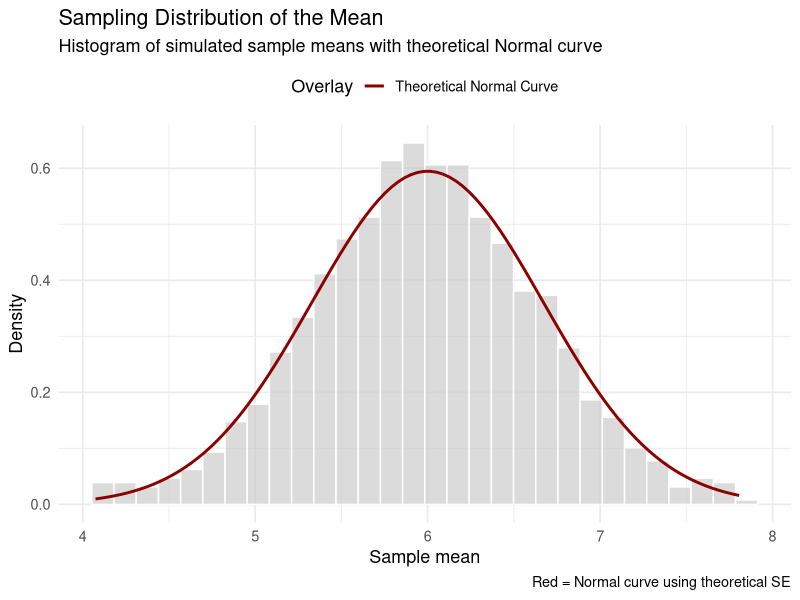
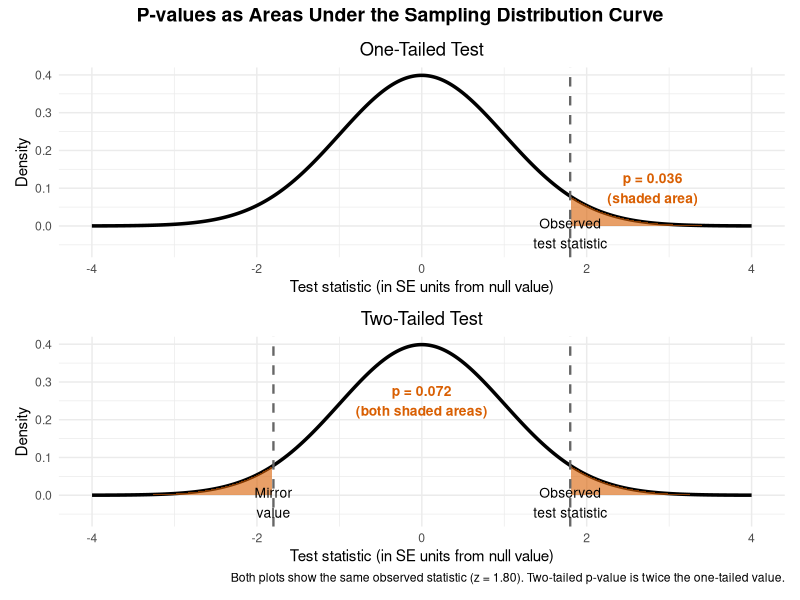
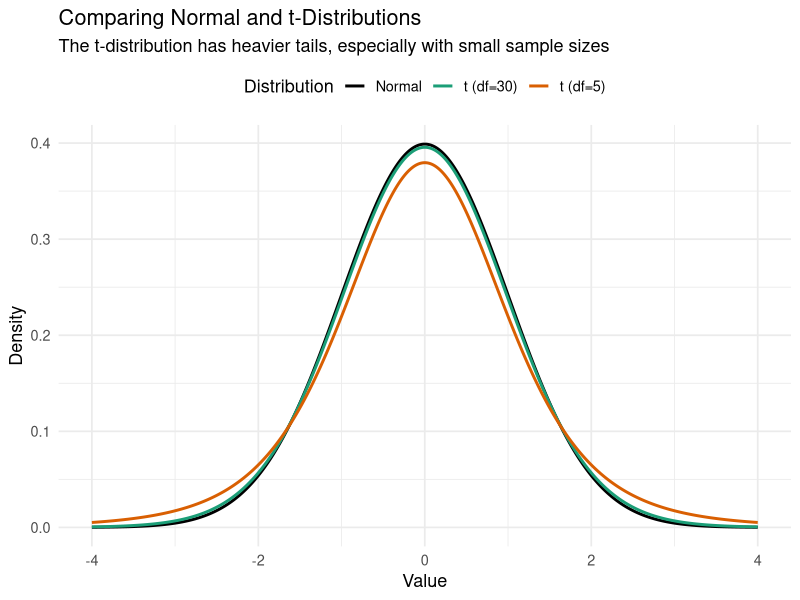
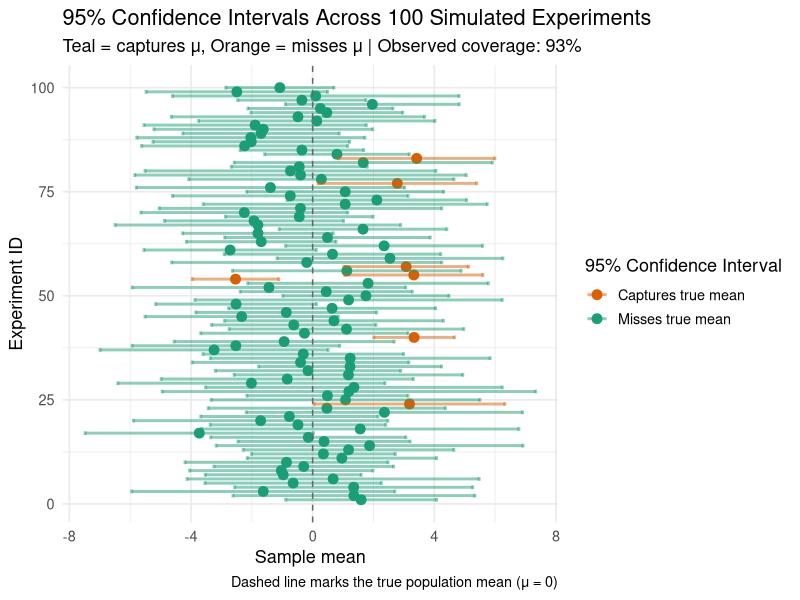
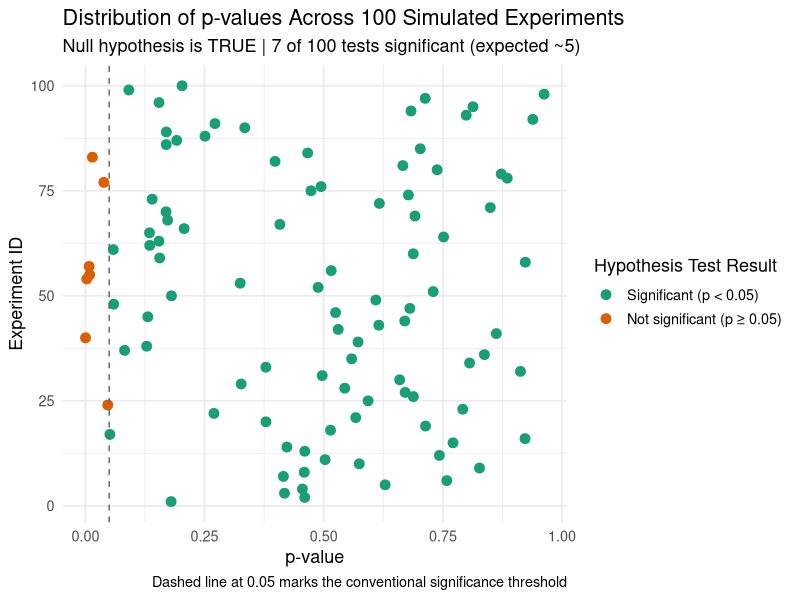
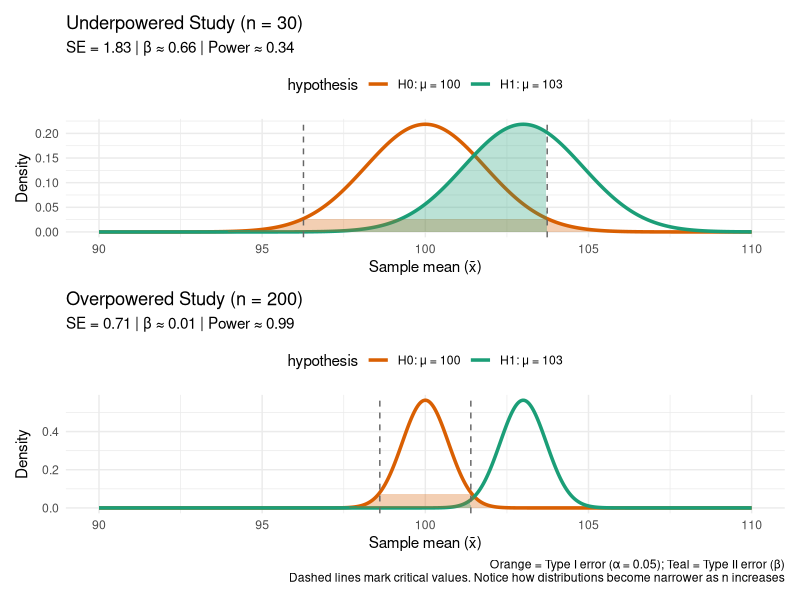
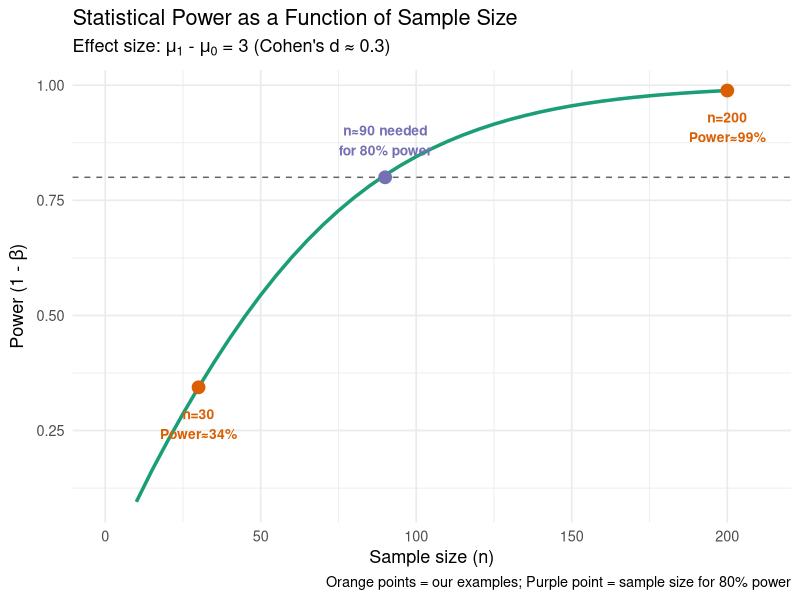

Write R code to recreate these figures, in order.
## ---- chunk 1
library(tidyverse)

set.seed(123)
n <- 20
true_mu <- 6
true_sd <- 3

sample_means <- replicate(1000, mean(rnorm(n, true_mu, true_sd)))
se_theoretical <- true_sd / sqrt(n)

df <- tibble(x = sample_means)

ggplot(df, aes(x = x)) +
  geom_histogram(aes(y = after_stat(density)), bins = 30, fill = "grey80", 
                 color = "white", alpha = 0.7) +
  stat_function(fun = dnorm, args = list(mean = true_mu, sd = se_theoretical),
                aes(color = "Theoretical Normal Curve"), linewidth = 1) +
  scale_color_manual(name = "Overlay", values = c("Theoretical Normal Curve" = "darkred")) +
  labs(
    title = "Sampling Distribution of the Mean",
    subtitle = "Histogram of simulated sample means with theoretical Normal curve",
    x = "Sample mean",
    y = "Density",
    caption = "Red = Normal curve using theoretical SE"
  ) +
  theme_minimal(base_size = 13) +
  theme(legend.position = "top")
## ---- chunk 2
#| fig-height: 6
library(ggplot2)
library(patchwork)
library(dplyr)

# Observed test statistic
obs_stat <- 1.8

# Create normal distribution data
x <- seq(-4, 4, length.out = 400)
y <- dnorm(x)
df_full <- data.frame(x, y)

# Subsets for shading
df_right <- df_full %>% filter(x >= obs_stat)
df_left  <- df_full %>% filter(x <= -obs_stat)

# Calculate p-values
p_one <- pnorm(obs_stat, lower.tail = FALSE)
p_two <- 2 * p_one

# One-tailed plot
p1 <- ggplot(df_full, aes(x, y)) +
  geom_line(linewidth = 1.2, color = "black") +
  geom_area(data = df_right, aes(x, y), fill = "#d95f02", alpha = 0.6) +
  geom_vline(xintercept = obs_stat, linetype = "dashed", color = "grey40", linewidth = 0.8) +
  annotate("text", x = obs_stat, y = -0.02, 
           label = "Observed\ntest statistic", size = 3.5, hjust = 0.5) +
  annotate("text", x = 2.8, y = 0.1, 
           label = sprintf("p = %.3f\n(shaded area)", p_one), 
           size = 3.5, color = "#d95f02", fontface = "bold") +
  scale_y_continuous(expand = expansion(mult = c(0.15, 0.05))) +
  labs(title = "One-Tailed Test",
       x = "Test statistic (in SE units from null value)", 
       y = "Density") +
  theme_minimal(base_size = 11) +
  theme(plot.title = element_text(hjust = 0.5))

# Two-tailed plot
p2 <- ggplot(df_full, aes(x, y)) +
  geom_line(linewidth = 1.2, color = "black") +
  geom_area(data = df_right, aes(x, y), fill = "#d95f02", alpha = 0.6) +
  geom_area(data = df_left, aes(x, y), fill = "#d95f02", alpha = 0.6) +
  geom_vline(xintercept = c(-obs_stat, obs_stat), 
             linetype = "dashed", color = "grey40", linewidth = 0.8) +
  annotate("text", x = obs_stat, y = -0.02, 
           label = "Observed\ntest statistic", size = 3.5, hjust = 0.5) +
  annotate("text", x = -obs_stat, y = -0.02, 
           label = "Mirror\nvalue", size = 3.5, hjust = 0.5) +
  annotate("text", x = 0, y = 0.25, 
           label = sprintf("p = %.3f\n(both shaded areas)", p_two), 
           size = 3.5, color = "#d95f02", fontface = "bold") +
  scale_y_continuous(expand = expansion(mult = c(0.15, 0.05))) +
  labs(title = "Two-Tailed Test",
       x = "Test statistic (in SE units from null value)", 
       y = "Density",
       caption = sprintf(
    "Both plots show the same observed statistic (z = %.2f). Two-tailed p-value is twice the one-tailed value.",
    obs_stat
  )) +
  theme_minimal(base_size = 11) +
  theme(plot.title = element_text(hjust = 0.5))

# Combine plots
p1 / p2 + plot_annotation(
  title = "P-values as Areas Under the Sampling Distribution Curve",
  theme = theme(plot.title = element_text(size = 14, face = "bold", hjust = 0.5))
)
## ---- chunk 3
# Compare normal vs t-distribution
x <- seq(-4, 4, length.out = 500)
df_compare <- tibble(
  x = x,
  Normal = dnorm(x),
  `t (df=5)` = dt(x, df = 5),
  `t (df=30)` = dt(x, df = 30)
) %>%
  pivot_longer(cols = -x, names_to = "distribution", values_to = "density")

ggplot(df_compare, aes(x = x, y = density, color = distribution)) +
  geom_line(linewidth = 1) +
  labs(
    title = "Comparing Normal and t-Distributions",
    subtitle = "The t-distribution has heavier tails, especially with small sample sizes",
    x = "Value",
    y = "Density",
    color = "Distribution"
  ) +
  scale_color_manual(values = c("Normal" = "black", "t (df=5)" = "#d95f02", "t (df=30)" = "#1b9e77")) +
  theme_minimal(base_size = 13) +
  theme(legend.position = "top")
## ---- chunk 4
simulation <- function(n, mu, stdev) {
  s <- rnorm(n, mu, stdev)
  sample_mean <- mean(s)
  sample_sd <- sd(s)
  sample_se <- sample_sd / sqrt(n)
  confint_95 <- qt(0.975, df = n - 1) * sample_se
  tibble(
    n = n,
    sample_mean = sample_mean,
    sample_sd = sample_sd,
    sample_se = sample_se,
    confint_95 = confint_95,
    lower_bound = sample_mean - confint_95,
    upper_bound = sample_mean + confint_95,
    contains_mu = mu >= sample_mean - confint_95 & mu <= sample_mean + confint_95
  )
}

set.seed(777)
n <- 10; mu <- 0; stdev <- 5
sim <- 100
draws <- map(1:sim, ~ simulation(n, mu, stdev)) %>% 
  bind_rows() %>% 
  mutate(experiment_id = 1:sim)

coverage <- mean(draws$contains_mu)

ggplot(draws, aes(x = sample_mean, y = experiment_id, color = contains_mu)) + 
  geom_point(size = 3) + 
  geom_errorbarh(aes(xmin = lower_bound, xmax = upper_bound), linewidth = 1, alpha = 0.5) + 
  geom_vline(xintercept = mu, linetype = "dashed", color = "grey40") +
  scale_color_manual(
    name = "95% Confidence Interval",
    values = c("TRUE" = "#1b9e77", "FALSE" = "#d95f02"),
    labels = c("Captures true mean", "Misses true mean")
  ) +
  labs(
    title = "95% Confidence Intervals Across 100 Simulated Experiments",
    subtitle = sprintf("Teal = captures μ, Orange = misses μ | Observed coverage: %.0f%%", 
                      coverage * 100),
    x = "Sample mean",
    y = "Experiment ID",
    caption = "Dashed line marks the true population mean (μ = 0)"
  ) +
  theme_minimal(base_size = 13) +
  theme(legend.position = "right")
## ---- chunk 5
draws <- draws %>%
  mutate(
    t_statistic = (sample_mean - mu) / sample_se,
    p_value = 2 * (1 - pt(abs(t_statistic), df = n - 1)),
    significant = p_value < 0.05
  )

n_significant <- sum(draws$significant)

ggplot(draws, aes(x = p_value, y = experiment_id, color = significant)) + 
  geom_point(size = 3) + 
  geom_vline(xintercept = 0.05, linetype = "dashed", color = "grey40") +
  scale_color_manual(
    name = "Hypothesis Test Result",
    values = c("TRUE" = "#d95f02", "FALSE" = "#1b9e77"),
    labels = c("Significant (p < 0.05)", "Not significant (p ≥ 0.05)")
  ) +
  labs(
    title = "Distribution of p-values Across 100 Simulated Experiments",
    subtitle = sprintf("Null hypothesis is TRUE | %d of 100 tests significant (expected ~5)", 
                      n_significant),
    x = "p-value",
    y = "Experiment ID",
    caption = "Dashed line at 0.05 marks the conventional significance threshold"
  ) +
  theme_minimal(base_size = 13) +
  theme(legend.position = "right")
## ---- chunk 6
#| fig-height: 8
set.seed(42)

# Function to create error/power plot data
create_error_plot_data <- function(n, mu_null = 100, mu_alt = 103, 
                                   sd_pop = 10, alpha = 0.05) {
  se <- sd_pop / sqrt(n)
  t_crit <- qt(1 - alpha / 2, df = n - 1)
  lower_crit <- mu_null - t_crit * se
  upper_crit <- mu_null + t_crit * se
  
  x_vals <- seq(90, 110, length.out = 500)
  null_dist <- dnorm(x_vals, mean = mu_null, sd = se)
  alt_dist  <- dnorm(x_vals, mean = mu_alt, sd = se)
  
  # Calculate beta
  beta <- pnorm(upper_crit, mean = mu_alt, sd = se) - 
          pnorm(lower_crit, mean = mu_alt, sd = se)
  power <- 1 - beta
  
  df <- tibble(
    x = rep(x_vals, 2),
    density = c(null_dist, alt_dist),
    hypothesis = rep(c("H0: μ = 100", "H1: μ = 103"), each = length(x_vals))
  )
  
  alpha_region <- tibble(
    x = x_vals[x_vals < lower_crit | x_vals > upper_crit],
    y = dnorm(x_vals[x_vals < lower_crit | x_vals > upper_crit], 
              mean = mu_null, sd = se)
  )
  
  beta_region <- tibble(
    x = x_vals[x_vals >= lower_crit & x_vals <= upper_crit],
    y = dnorm(x_vals[x_vals >= lower_crit & x_vals <= upper_crit], 
              mean = mu_alt, sd = se)
  )
  
  list(df = df, alpha_region = alpha_region, beta_region = beta_region,
       lower_crit = lower_crit, upper_crit = upper_crit, 
       se = se, beta = beta, power = power)
}

# Create data for n=30 (underpowered)
data_30 <- create_error_plot_data(n = 30)

# Create data for n=200 (overpowered)
data_200 <- create_error_plot_data(n = 200)

# Plot for n=30
p1 <- ggplot(data_30$df, aes(x = x, y = density, color = hypothesis)) +
  geom_line(linewidth = 1.2) +
  geom_area(data = data_30$alpha_region, aes(x = x, y = y), 
            fill = "#d95f02", alpha = 0.3, color = NA) +
  geom_area(data = data_30$beta_region, aes(x = x, y = y), 
            fill = "#1b9e77", alpha = 0.3, color = NA) +
  geom_vline(xintercept = c(data_30$lower_crit, data_30$upper_crit), 
             linetype = "dashed", color = "grey40") +
  labs(
    title = "Underpowered Study (n = 30)",
    subtitle = sprintf("SE = %.2f | β ≈ %.2f | Power ≈ %.2f", 
                      data_30$se, data_30$beta, data_30$power),
    x = "Sample mean (x̄)",
    y = "Density"
  ) +
  scale_color_manual(values = c("H0: μ = 100" = "#d95f02", 
                                "H1: μ = 103" = "#1b9e77")) +
  theme_minimal(base_size = 11) +
  theme(legend.position = "top")

# Plot for n=200
p2 <- ggplot(data_200$df, aes(x = x, y = density, color = hypothesis)) +
  geom_line(linewidth = 1.2) +
  geom_area(data = data_200$alpha_region, aes(x = x, y = y), 
            fill = "#d95f02", alpha = 0.3, color = NA) +
  geom_area(data = data_200$beta_region, aes(x = x, y = y), 
            fill = "#1b9e77", alpha = 0.3, color = NA) +
  geom_vline(xintercept = c(data_200$lower_crit, data_200$upper_crit), 
             linetype = "dashed", color = "grey40") +
  labs(
    title = "Overpowered Study (n = 200)",
    subtitle = sprintf("SE = %.2f | β ≈ %.2f | Power ≈ %.2f", 
                      data_200$se, data_200$beta, data_200$power),
    x = "Sample mean (x̄)",
    y = "Density",
    caption = "Orange = Type I error (α = 0.05); Teal = Type II error (β)\nDashed lines mark critical values. Notice how distributions become narrower as n increases"
  ) +
  scale_color_manual(values = c("H0: μ = 100" = "#d95f02", 
                                "H1: μ = 103" = "#1b9e77")) +
  theme_minimal(base_size = 11) +
  theme(legend.position = "top")

# Combine plots vertically
library(patchwork)
p1 / p2
## ---- chunk 7
# Define parameters (same as used in previous visualization)
mu_null <- 100
mu_alt <- 103
sd_pop <- 10
alpha <- 0.05

# Calculate power for different sample sizes
calculate_power <- function(n, mu_null, mu_alt, sd_pop, alpha = 0.05) {
  se <- sd_pop / sqrt(n)
  t_crit <- qt(1 - alpha / 2, df = n - 1)
  lower_crit <- mu_null - t_crit * se
  upper_crit <- mu_null + t_crit * se
  
  power <- pnorm(lower_crit, mean = mu_alt, sd = se) + 
           (1 - pnorm(upper_crit, mean = mu_alt, sd = se))
  return(power)
}

sample_sizes <- seq(10, 200, by = 5)
power_values <- map_dbl(sample_sizes, ~calculate_power(.x, mu_null, mu_alt, sd_pop))

power_df <- tibble(n = sample_sizes, power = power_values)

# Find sample size needed for 80% power
n_for_80_power <- sample_sizes[which.min(abs(power_values - 0.80))]
# Calculate power for sample size of 30
power_at_n30 <- calculate_power(30, mu_null, mu_alt, sd_pop)
# Calculate power for sample size of 200
power_at_n200 <- calculate_power(200, mu_null, mu_alt, sd_pop)

ggplot(power_df, aes(x = n, y = power)) +
  geom_line(color = "#1b9e77", linewidth = 1.2) +
  geom_hline(yintercept = 0.80, linetype = "dashed", color = "grey40") +
  annotate("point", x = 30, y = power_at_n30, color = "#d95f02", size = 4) +
  annotate("point", x = 200, y = power_at_n200, color = "#d95f02", size = 4) +
  annotate("point", x = n_for_80_power, y = 0.80, color = "#7570b3", size = 4) +
  annotate("text", x = 30, y = power_at_n30 - 0.08, 
           label = sprintf("n=30\nPower≈%.0f%%", power_at_n30*100), 
           color = "#d95f02", size = 3.5, fontface = "bold") +
  annotate("text", x = 200, y = power_at_n200 - 0.08, 
            label = sprintf("n=200\nPower≈%.0f%%", power_at_n200*100), 
            color = "#d95f02", size = 3.5, fontface = "bold") +
  annotate("text", x = n_for_80_power, y = 0.88, 
           label = sprintf("n≈%d needed\nfor 80%% power", n_for_80_power), 
           color = "#7570b3", size = 3.5, fontface = "bold") +
  scale_x_continuous(limits = c(0, 210)) +
  labs(
    title = "Statistical Power as a Function of Sample Size",
    subtitle = expression(paste("Effect size: ", mu[1], " - ", mu[0], " = 3 (Cohen's d ≈ 0.3)")),
    x = "Sample size (n)",
    y = expression(paste("Power (1 - ", beta, ")")),
    caption = "Orange points = our examples; Purple point = sample size for 80% power"
  ) +
  theme_minimal(base_size = 13)
## ---- chunk 8
# Simulate a trivially small effect with large sample size
set.seed(999)
n_large <- 10000
small_effect <- 0.05  # Tiny effect: 0.05 SD difference

group1 <- rnorm(n_large, mean = 0, sd = 1)
group2 <- rnorm(n_large, mean = small_effect, sd = 1)

t_result <- t.test(group1, group2)
cohens_d <- small_effect / 1  # Effect size in SD units

results_df <- tibble(
  Metric = c("Sample size per group", "Cohen's d (effect size)", "p-value", "Mean difference"),
  Value = c(
    format(n_large, big.mark = ","),
    sprintf("%.3f", cohens_d),
    sprintf("%.6f", t_result$p.value),
    sprintf("%.3f", diff(t_result$estimate))
  )
)

knitr::kable(results_df, align = c("l", "r"))
